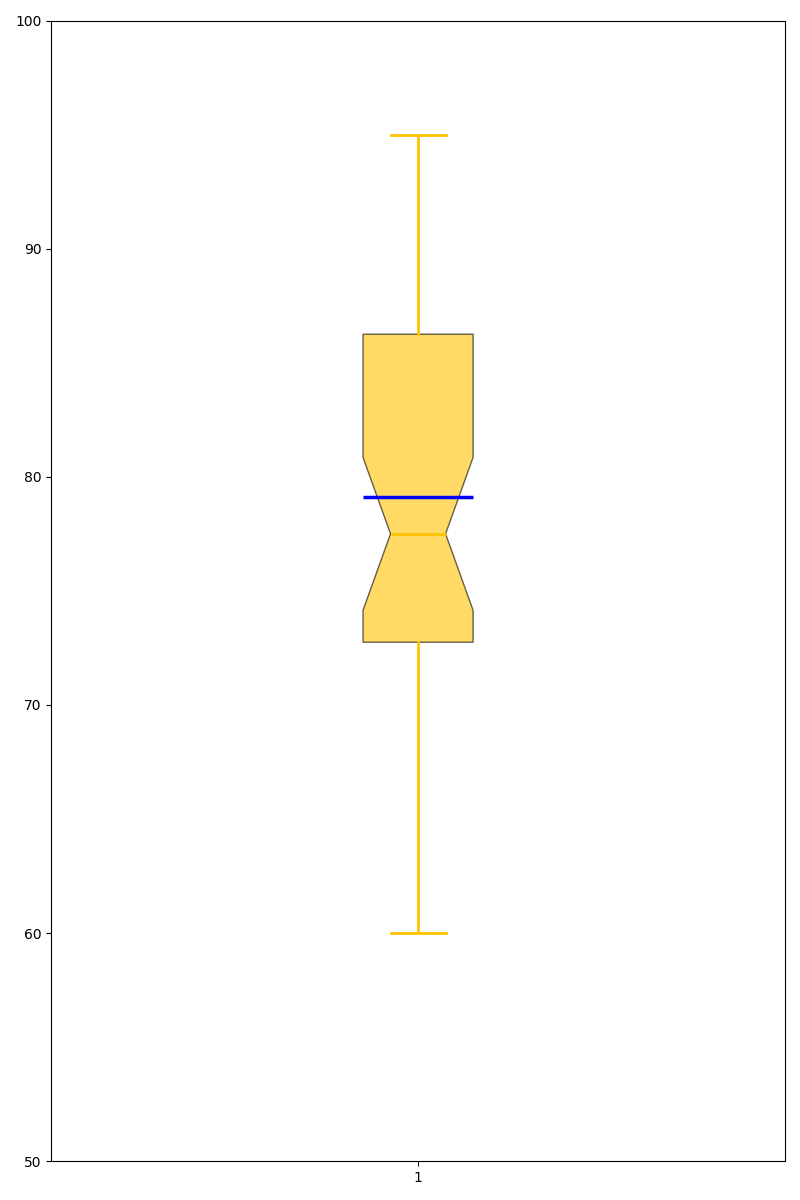

Recreate this plot in Python.
import matplotlib.pyplot as plt

efficiency_data = [
    75, 85, 80, 88, 90, 95, 93, 77, 82, 78,  # Solar
    60, 72, 68, 66, 74, 75, 73, 71, 70, 69,  # Wind
    85, 87, 90, 92, 88, 85, 89, 91, 86, 84,  # Hydroelectric
    70, 72, 73, 78, 80, 75, 77, 76, 74, 71   # Geothermal
]

fig, ax = plt.subplots(figsize=(8, 12))

bp = ax.boxplot(efficiency_data, vert=True, patch_artist=True, notch=True, showmeans=True,
                meanline=True, meanprops=dict(linestyle='-', linewidth=2.5, color='blue'))

single_color = '#FFC300'
bp['boxes'][0].set(facecolor=single_color, alpha=0.6)

for element in ['whiskers', 'caps', 'medians']:
    plt.setp(bp[element], color=single_color, linewidth=2)

ax.set_ylim(50, 100)  # Removed grid

plt.tight_layout()    # Removed title, labels, and X-tick labels
plt.show()
